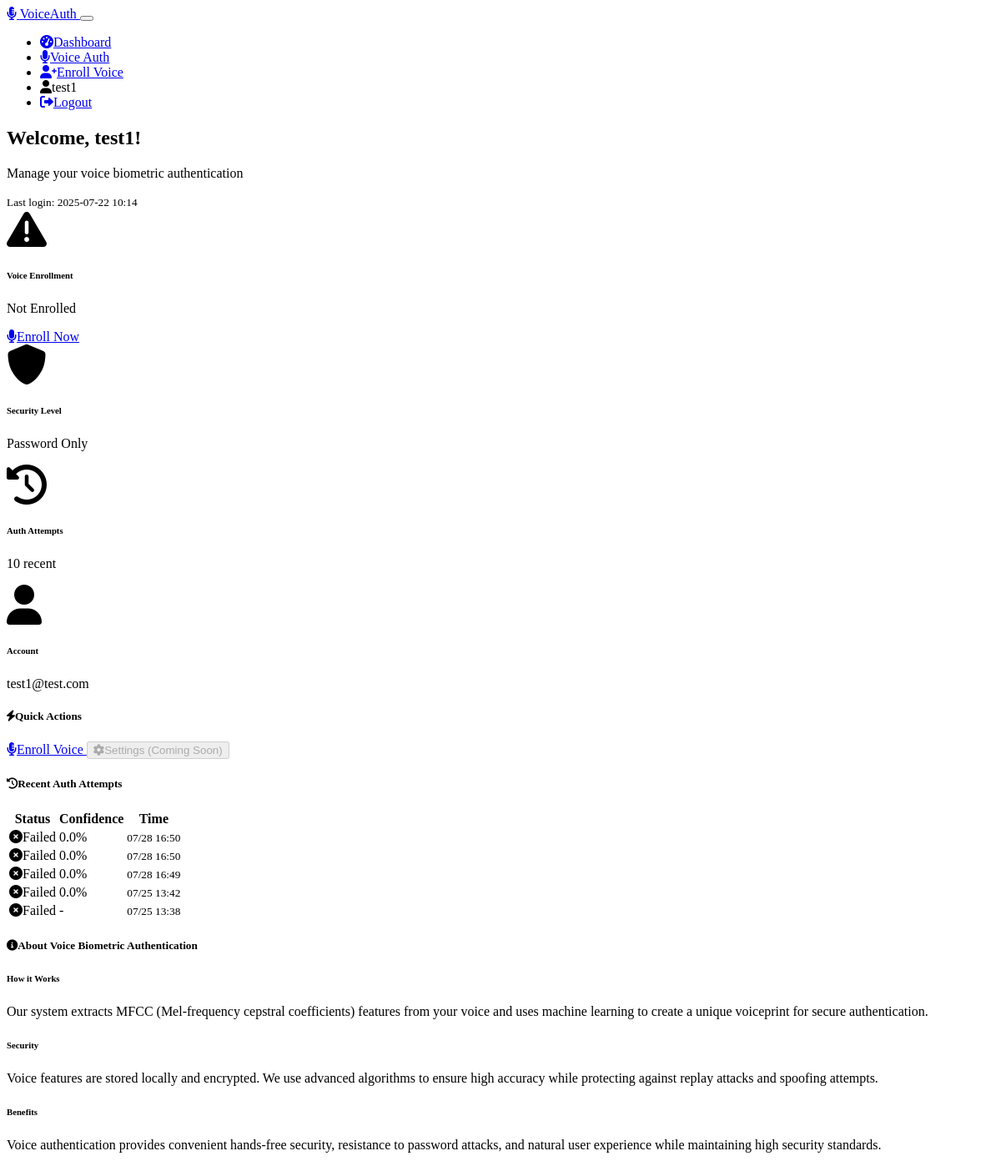
The page /dashboard (signed in) on the database its author committed.
### models.py (models this page shows, shortened)
class User(UserMixin, db.Model):
    id = db.Column(db.Integer, primary_key=True)
    username = db.Column(db.String(64), unique=True, nullable=False)
    email = db.Column(db.String(120), unique=True, nullable=False)
    password_hash = db.Column(db.String(256))
    created_at = db.Column(db.DateTime, default=datetime.utcnow)
    is_voice_enrolled = db.Column(db.Boolean, default=False)
    voiceprints = db.relationship('Voiceprint', backref='user', lazy='dynamic', cascade='all, delete-orphan')
    def get_voiceprint_path(self):
        return f"voiceprints/user_{self.id}_voiceprint.pkl"
    def has_voiceprint(self):
        return self.is_voice_enrolled and os.path.exists(self.get_voiceprint_path())

class AuthAttempt(db.Model):
    id = db.Column(db.Integer, primary_key=True)
    user_id = db.Column(db.Integer, db.ForeignKey('user.id'), nullable=False)
    success = db.Column(db.Boolean, nullable=False)
    confidence_score = db.Column(db.Float)
    timestamp = db.Column(db.DateTime, default=datetime.utcnow)
    ip_address = db.Column(db.String(45))

### routes.py (the view)
@app.route('/dashboard')
@login_required
def dashboard():
    recent_attempts = AuthAttempt.query.filter_by(user_id=current_user.id).order_by(AuthAttempt.timestamp.desc()).limit(10).all()
    return render_template('dashboard.html', recent_attempts=recent_attempts)

### app.py (called while the page is built)
@login_manager.user_loader
def load_user(user_id):
    from models import User
    return User.query.get(int(user_id))

### templates/dashboard.html (shortened to what this page needs)
{% extends "base.html" %}
{% block content %}
<div class="container">
    <div class="row">
        <div class="col-12">
            <div class="d-flex justify-content-between align-items-center mb-4">
                <div>
                    <h2 class="mb-1">Welcome, {{ current_user.username }}!</h2>
                    <p class="text-muted mb-0">Manage your voice biometric authentication</p>
                </div>
                <div class="text-end">
                    <small class="text-muted">Last login: {{ current_user.created_at.strftime('%Y-%m-%d %H:%M') }}</small>
                </div>
            </div>
        </div>
    </div>
    <div class="row g-4">
        <div class="col-md-6 col-lg-3">
            <div class="card border-0 bg-dark h-100">
                <div class="card-body text-center">
                    <div class="mb-3">
                        {% if current_user.has_voiceprint() %}
                            <i class="fas fa-check-circle fa-3x text-success"></i>
                        {% else %}
                            <i class="fas fa-exclamation-triangle fa-3x text-warning"></i>
                        {% endif %}
                    </div>
                    <h6 class="card-title">Voice Enrollment</h6>
                    <p class="card-text text-muted">
                        {% if current_user.has_voiceprint() %}
                            Enrolled and Active
                        {% else %}
                            Not Enrolled
                        {% endif %}
                    </p>
                    {% if not current_user.has_voiceprint() %}
                        <a href="{{ url_for('enroll_voice') }}" class="btn btn-warning btn-sm">
                            <i class="fas fa-microphone me-1"></i>Enroll Now
                        </a>
                    {% endif %}
                </div>
            </div>
        </div>
        <div class="col-md-6 col-lg-3">
            <div class="card border-0 bg-dark h-100">
                <div class="card-body text-center">
                    <div class="mb-3">
                        <i class="fas fa-shield-alt fa-3x text-info"></i>
                    </div>
                    <h6 class="card-title">Security Level</h6>
                    <p class="card-text text-muted">
                        {% if current_user.has_voiceprint() %}
                            Multi-Factor Auth
                        {% else %}
                            Password Only
                        {% endif %}
                    </p>
                </div>
            </div>
        </div>
        <div class="col-md-6 col-lg-3">
            <div class="card border-0 bg-dark h-100">
                <div class="card-body text-center">
                    <div class="mb-3">
                        <i class="fas fa-history fa-3x text-primary"></i>
                    </div>
                    <h6 class="card-title">Auth Attempts</h6>
                    <p class="card-text text-muted">{{ recent_attempts|length }} recent</p>
                </div>
            </div>
        </div>
        <div class="col-md-6 col-lg-3">
            <div class="card border-0 bg-dark h-100">
                <div class="card-body text-center">
                    <div class="mb-3">
                        <i class="fas fa-user fa-3x text-secondary"></i>
                    </div>
                    <h6 class="card-title">Account</h6>
                    <p class="card-text text-muted">{{ current_user.email }}</p>
                </div>
            </div>
        </div>
    </div>
    <div class="row g-4 mt-2">
        <div class="col-lg-6">
            <div class="card border-0">
                <div class="card-header bg-transparent border-0">
                    <h5 class="card-title mb-0">
                        <i class="fas fa-bolt me-2"></i>Quick Actions
                    </h5>
                </div>
                <div class="card-body">
                    <div class="d-grid gap-2">
                        {% if current_user.has_voiceprint() %}
                            <a href="{{ url_for('voice_auth') }}" class="btn btn-primary">
                                <i class="fas fa-microphone me-2"></i>Voice Authentication
                            </a>
                            <a href="{{ url_for('re_enroll') }}" class="btn btn-outline-warning">
                                <i class="fas fa-redo me-2"></i>Re-enroll Voice
                            </a>
                        {% else %}
                            <a href="{{ url_for('enroll_voice') }}" class="btn btn-warning">
                                <i class="fas fa-microphone-alt me-2"></i>Enroll Voice
                            </a>
                        {% endif %}
                        <button class="btn btn-outline-secondary" disabled>
                            <i class="fas fa-cog me-2"></i>Settings (Coming Soon)
                        </button>
                    </div>
                </div>
            </div>
        </div>
        <div class="col-lg-6">
            <div class="card border-0">
                <div class="card-header bg-transparent border-0">
                    <h5 class="card-title mb-0">
                        <i class="fas fa-history me-2"></i>Recent Auth Attempts
                    </h5>
                </div>
                <div class="card-body">
                    {% if recent_attempts %}
                        <div class="table-responsive">
                            <table class="table table-sm table-dark">
                                <thead>
                                    <tr>
                                        <th>Status</th>
                                        <th>Confidence</th>
                                        <th>Time</th>
                                    </tr>
                                </thead>
                                <tbody>
                                    {% for attempt in recent_attempts[:5] %}
                                    <tr>
                                        <td>
                                            {% if attempt.success %}
                                                <i class="fas fa-check-circle text-success me-1"></i>Success
                                            {% else %}
                                                <i class="fas fa-times-circle text-danger me-1"></i>Failed
                                            {% endif %}
                                        </td>
                                        <td>
                                            {% if attempt.confidence_score %}
                                                {{ "%.1f"|format(attempt.confidence_score * 100) }}%
                                            {% else %}
                                                -
                                            {% endif %}
                                        </td>
                                        <td>
                                            <small class="text-muted">
                                                {{ attempt.timestamp.strftime('%m/%d %H:%M') }}
                                            </small>
                                        </td>
                                    </tr>
                                    {% endfor %}
                                </tbody>
                            </table>
                        </div>
                    {% else %}
                        <div class="text-center text-muted py-3">
                            <i class="fas fa-history fa-2x mb-2"></i>
                            <p class="mb-0">No authentication attempts yet</p>
                        </div>
                    {% endif %}
                </div>
            </div>
        </div>
    </div>
    <div class="row mt-4">
        <div class="col-12">
            <div class="card border-0 bg-dark">
                <div class="card-body">
                    <h5 class="card-title">
                        <i class="fas fa-info-circle me-2"></i>About Voice Biometric Authentication
                    </h5>
                    <div class="row g-3">
                        <div class="col-md-4">
                            <h6 class="text-info">How it Works</h6>
                            <p class="text-muted small mb-0">
                                Our system extracts MFCC (Mel-frequency cepstral coefficients) features
                                from your voice and uses machine learning to create a unique voiceprint
                                for secure authentication.
                            </p>
                        </div>
                        <div class="col-md-4">
                            <h6 class="text-info">Security</h6>
                            <p class="text-muted small mb-0">
                                Voice features are stored locally and encrypted. We use advanced
                                algorithms to ensure high accuracy while protecting against
                                replay attacks and spoofing attempts.
                            </p>
                        </div>
                        <div class="col-md-4">
                            <h6 class="text-info">Benefits</h6>
                            <p class="text-muted small mb-0">
                                Voice authentication provides convenient hands-free security,
                                resistance to password attacks, and natural user experience
                                while maintaining high security standards.
                            </p>
                        </div>
                    </div>
                </div>
            </div>
        </div>
    </div>
</div>
{% endblock %}

### templates/base.html (shortened to what this page needs)
<!DOCTYPE html>
<html lang="en" data-bs-theme="dark">
<head>
    <link href="https://cdn.replit.com/agent/bootstrap-agent-dark-theme.min.css" rel="stylesheet">
    <link rel="stylesheet" href="https://cdnjs.cloudflare.com/ajax/libs/font-awesome/6.0.0/css/all.min.css">
    <link rel="stylesheet" href="{{ url_for('static', filename='css/custom.css') }}">
</head>
<body>
    <nav class="navbar navbar-expand-lg navbar-dark bg-dark border-bottom">
        <div class="container">
            <a class="navbar-brand" href="{{ url_for('index') }}">
                <i class="fas fa-microphone-alt me-2"></i>
                VoiceAuth
            </a>
            <button class="navbar-toggler" type="button" data-bs-toggle="collapse" data-bs-target="#navbarNav">
            </button>
            <div class="collapse navbar-collapse" id="navbarNav">
                <ul class="navbar-nav ms-auto">
                    {% if current_user.is_authenticated %}
                        <li class="nav-item">
                            <a class="nav-link" href="{{ url_for('dashboard') }}">
                                <i class="fas fa-tachometer-alt me-1"></i>Dashboard
                            </a>
                        </li>
                        <li class="nav-item">
                            <a class="nav-link" href="{{ url_for('voice_auth') }}">
                                <i class="fas fa-microphone me-1"></i>Voice Auth
                            </a>
                        </li>
                        <li class="nav-item">
                            <a class="nav-link" href="{{ url_for('enroll_voice') }}">
                                <i class="fas fa-user-plus me-1"></i>Enroll Voice
                            </a>
                        </li>
                        <li class="nav-item">
                            <span class="navbar-text me-3">
                                <i class="fas fa-user me-1"></i>{{ current_user.username }}
                            </span>
                        </li>
                        <li class="nav-item">
                            <a class="nav-link" href="{{ url_for('logout') }}">
                                <i class="fas fa-sign-out-alt me-1"></i>Logout
                            </a>
                        </li>
                    {% endif %}
                </ul>
            </div>
        </div>
    </nav>
    <main class="py-4">
        {% block content %}{% endblock %}
    </main>
</body>
</html>

### static/css/custom.css (style rules this page uses)
:root { --primary-color: #007bff; --success-color: #28a745; --warning-color: #ffc107; --danger-color: #dc3545; --info-color: #17a2b8; --dark-color: #343a40; }

### rows shown on the page
User: username "test1", created_at "2025-07-22 10:14", email "test1@test.com"

### other values the page prints
{{ recent_attempts|length }} "10"
{{ "%.1f"|format(attempt.confidence_score * 100) }} "0.0"
{{ attempt.timestamp.strftime('%m/%d %H:%M') }} "07/28 16:50"
{{ attempt.timestamp.strftime('%m/%d %H:%M') }} "07/28 16:49"
{{ attempt.timestamp.strftime('%m/%d %H:%M') }} "07/25 13:42"
{{ attempt.timestamp.strftime('%m/%d %H:%M') }} "07/25 13:38"
